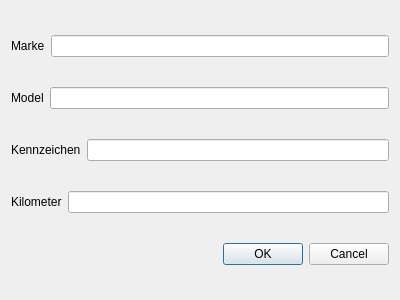
<?xml version="1.0" encoding="UTF-8"?>
<ui version="4.0">
 <class>car_dialog</class>
 <widget class="QDialog" name="car_dialog">
  <property name="geometry">
   <rect>
    <x>0</x>
    <y>0</y>
    <width>400</width>
    <height>300</height>
   </rect>
  </property>
  <property name="windowTitle">
   <string>Dialog</string>
  </property>
  <layout class="QVBoxLayout" name="verticalLayout">
   <item>
    <layout class="QHBoxLayout" name="horizontalLayout_8">
     <item>
      <widget class="QLabel" name="label_4">
       <property name="text">
        <string>Marke</string>
       </property>
      </widget>
     </item>
     <item>
      <widget class="QLineEdit" name="brandLineEdit"/>
     </item>
    </layout>
   </item>
   <item>
    <layout class="QHBoxLayout" name="horizontalLayout_7">
     <item>
      <widget class="QLabel" name="label_3">
       <property name="text">
        <string>Model</string>
       </property>
      </widget>
     </item>
     <item>
      <widget class="QLineEdit" name="modelLineEdit"/>
     </item>
    </layout>
   </item>
   <item>
    <layout class="QHBoxLayout" name="horizontalLayout_5">
     <item>
      <widget class="QLabel" name="label_2">
       <property name="text">
        <string>Kennzeichen</string>
       </property>
      </widget>
     </item>
     <item>
      <widget class="QLineEdit" name="licensePlateLineEdit"/>
     </item>
    </layout>
   </item>
   <item>
    <layout class="QHBoxLayout" name="horizontalLayout">
     <item>
      <widget class="QLabel" name="label">
       <property name="text">
        <string>Kilometer</string>
       </property>
      </widget>
     </item>
     <item>
      <widget class="QLineEdit" name="distanceLineEdit"/>
     </item>
    </layout>
   </item>
   <item>
    <widget class="QDialogButtonBox" name="buttonBox">
     <property name="orientation">
      <enum>Qt::Horizontal</enum>
     </property>
     <property name="standardButtons">
      <set>QDialogButtonBox::Cancel|QDialogButtonBox::Ok</set>
     </property>
    </widget>
   </item>
  </layout>
 </widget>
 <resources/>
 <connections>
  <connection>
   <sender>buttonBox</sender>
   <signal>accepted()</signal>
   <receiver>car_dialog</receiver>
   <slot>accept()</slot>
   <hints>
    <hint type="sourcelabel">
     <x>248</x>
     <y>254</y>
    </hint>
    <hint type="destinationlabel">
     <x>157</x>
     <y>274</y>
    </hint>
   </hints>
  </connection>
  <connection>
   <sender>buttonBox</sender>
   <signal>rejected()</signal>
   <receiver>car_dialog</receiver>
   <slot>reject()</slot>
   <hints>
    <hint type="sourcelabel">
     <x>316</x>
     <y>260</y>
    </hint>
    <hint type="destinationlabel">
     <x>286</x>
     <y>274</y>
    </hint>
   </hints>
  </connection>
 </connections>
</ui>
